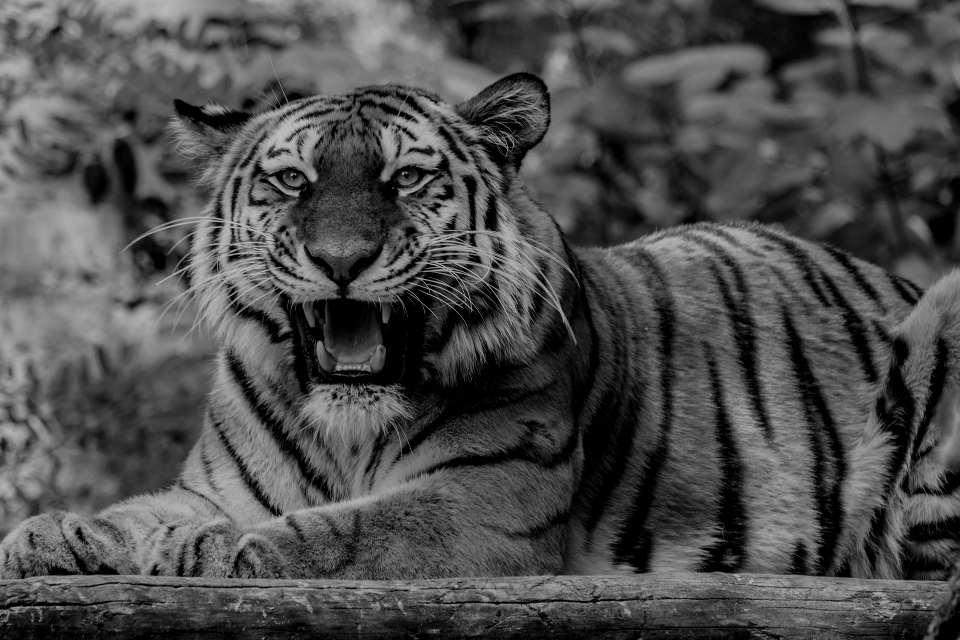
#> input picture LV2/tiger.png, 960 x 640 px
$ python 'LV2_Kećkeš_zad3.py'
#> lines starting #> are read from the running program, lines starting #| are printed output that depends on the picture
import numpy as np
import matplotlib.pyplot as plt


img = plt.imread("tiger.png")
#> img is the input picture: shape (640, 960, 4) float32; mean R, G, B, A 0.303, 0.303, 0.303, 1
print(img.shape)
#| (640, 960, 4)
print(img.dtype)
#| float32
img = img[:, :, 0]
#> img: shape (640, 960) float32
plt.figure()
# 90 stupnjeva u smjeru kazaljke na satu
plt.imshow(np.rot90(img), cmap="gray")
# zrcaljenje
np.flip(img, 1)
plt.imshow(np.flip(img, 1), cmap="gray")
# smanjenje
smallnessMultiplier = 5
imgSmall = img[::smallnessMultiplier, :: smallnessMultiplier]
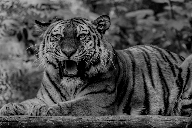
#> imgSmall: shape (128, 192) float32; min 0, max 0.741, mean 0.304
plt.imshow(imgSmall, cmap="gray")
# prikazati samo drugu četvrtinu slike po širini, a prikazati sliku cijelu po visini; ostali dijelovi slike trebaju biti crni.
first = np.shape(img)
#> first = (640, 960)
firstD = int(first[1]/4)
#> firstD = 240
img[:, :firstD] = 0
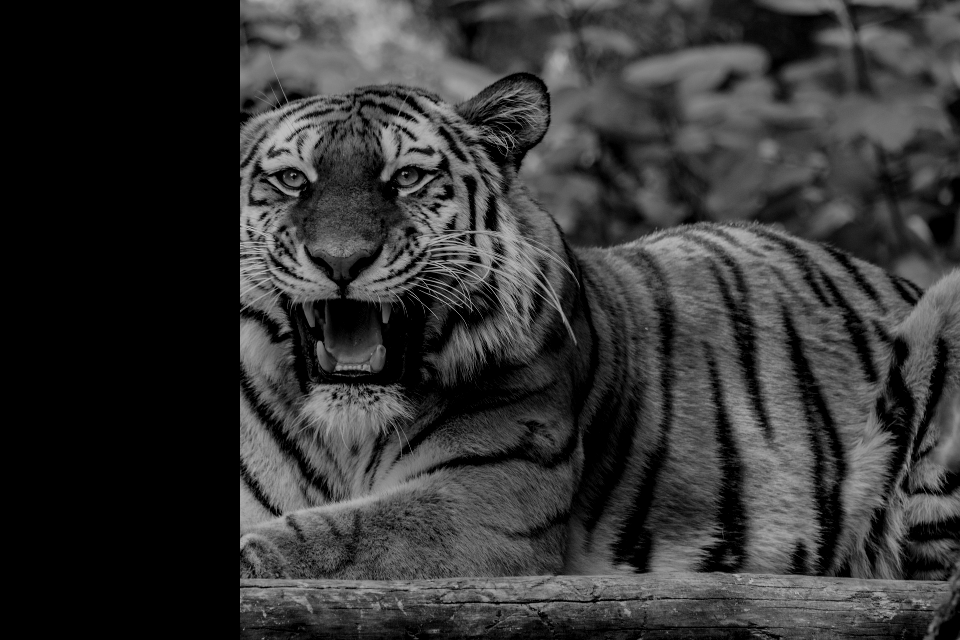
#> img: shape (640, 960) float32; min 0, max 0.749, mean 0.206
img[:, firstD*2:] = 0
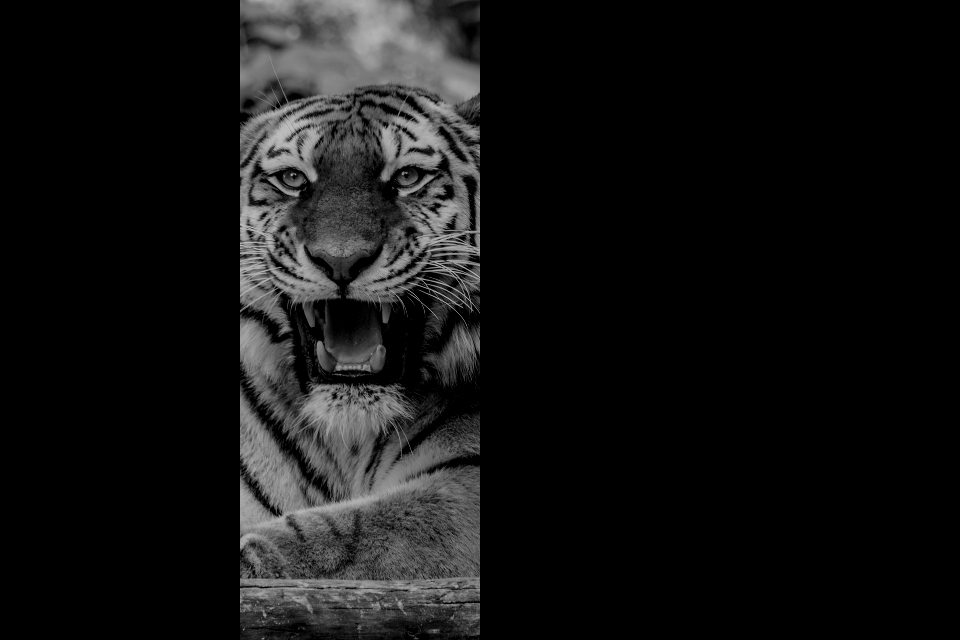
#> img: shape (640, 960) float32; min 0, max 0.749, mean 0.077
plt.imshow(img, cmap="gray")
plt.show()
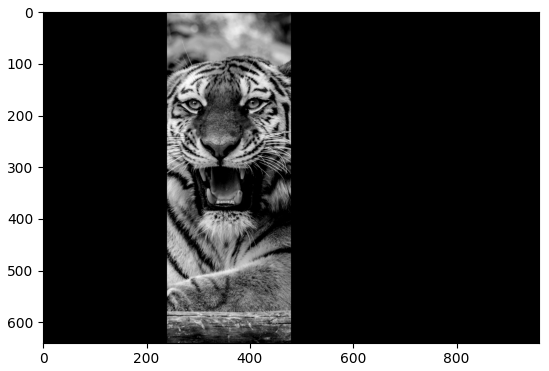
#> figure drawn by matplotlib, 1 panel
